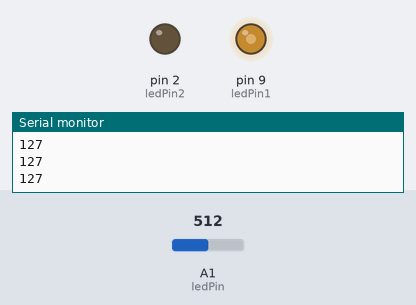
Simulated run of this sketch. Board: Arduino Uno, built with avr-gcc and run on an emulated ATmega328P. Shown: output pins drawn as LEDs (lit = HIGH), the last lines printed to the serial monitor. The inputs (shaded band) are chosen by the test bench; at power-on: A1 (ledPin) = 512.

Above: at 1.2 s.
1.3 s: A1 (ledPin) set to 716
At 2.5 s:
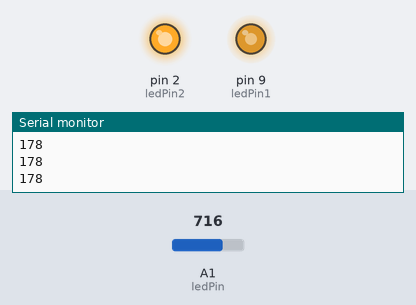
2.8 s: A1 (ledPin) set to 900
At 3.9 s:
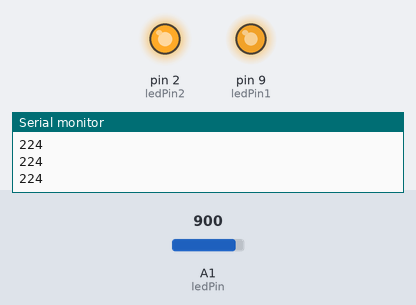
4.3 s: A1 (ledPin) set to 122
At 5.2 s:
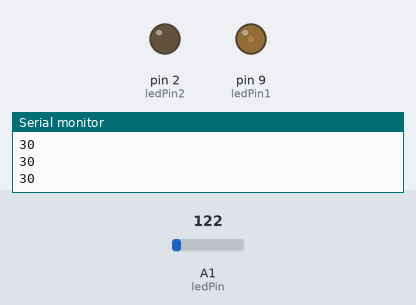
5.8 s: A1 (ledPin) set to 0
At 6.5 s:
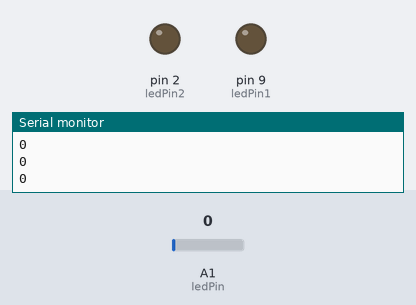
7.3 s: A1 (ledPin) set to 511
At 7.8 s:
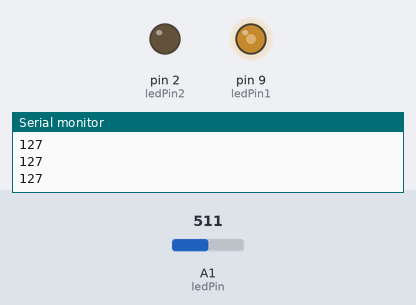
Timing chart, 0 to 9.8 s (numbered marks = the images above; inputs shaded):
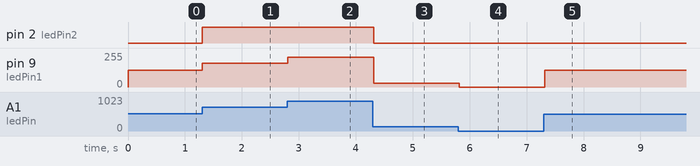

Measured:
- after the input at 1.3 s, pin 2 (ledPin2): LOW → HIGH at once; pin 9 (ledPin1): 127/255 → 178/255 at once
- after the input at 2.8 s, pin 9 (ledPin1): 178/255 → 224/255 at once
- after the input at 4.3 s, pin 2 (ledPin2): HIGH → LOW at once; pin 9 (ledPin1): 224/255 → 30/255 at once
- after the input at 5.8 s, pin 9 (ledPin1): 30/255 → 0/255 at once
- after the input at 7.3 s, pin 9 (ledPin1): 0/255 → 127/255 at once

The sketch:

potienmeter123.ino
```cpp
int ledPin=A1;
int ledPin1=9;
int ledPin2=2;
int readValue=0;
int V2;
int paah = 100;


void setup() {
  // put your setup code here, to run once:
  pinMode(ledPin, INPUT);
  pinMode(ledPin1,OUTPUT);
  pinMode(ledPin2,OUTPUT);
  Serial.begin(9600);

}

void loop() {
  // put your main code here, to run repeatedly:

  readValue=analogRead(ledPin);

  V2=255.0/1024.0* readValue;
  Serial.println(V2);
  analogWrite(ledPin1,V2);
  analogWrite(ledPin2,V2);

  delay(paah);


}
```
